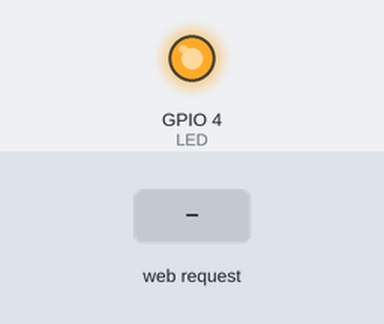
The sketch below on a simulated ESP8266 (NodeMCU). Shown: output pins drawn as LEDs (lit = HIGH). Inputs (shaded band) come from the test bench. WiFi joins after 1.5 s; servers stay silent unless stated; what the sketch prints to the serial monitor is not drawn.

Above: at 2.7 s.
2.8 s: HTTP request GET / received
At 3.6 s:
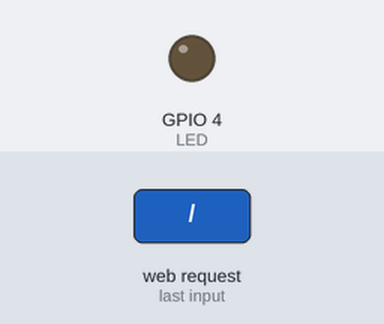
Timing chart, 0 to 5.8 s (numbered marks = the images above; inputs shaded):
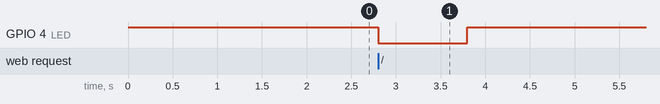

The sketch:

2_Web_LED.ino
```cpp
#include <ESP8266WiFi.h>
#include <ESP8266WebServer.h>
#include <ESP8266mDNS.h>

const char* ssid = "BIBLIOTECH";
const char* password = "smartcafe";

ESP8266WebServer server(80);

const int LED = 4;

void handleRoot() {
  digitalWrite(LED, 0);
  server.send(200, "text/plain", "hello from esp8266!");
  delay(1000);
  digitalWrite(LED, 1);
}

void setup(){
  pinMode(LED, OUTPUT);
  digitalWrite(LED, 1);
  Serial.begin(115200);
  WiFi.mode(WIFI_STA);
  WiFi.begin(ssid, password);
  Serial.println("Trying to connect");

  // Wait for connection
  while (WiFi.status() != WL_CONNECTED) {
    delay(500);
    Serial.print(".");
  }
  Serial.println("");
  Serial.print("Connected to ");
  Serial.println(ssid);
  Serial.print("IP address: ");
  Serial.println(WiFi.localIP());

  if (MDNS.begin("myled")) {
    Serial.println("MDNS responder started");
  }

//  server.on("/", [](){ digitalWrite(LED, 0); server.send(200, "text/plain", "Led turned on!");});

  server.on("/", handleRoot);

  server.begin();
  Serial.println("HTTP server started");
}

void loop(){
  server.handleClient();
}
```

Measured:
- after the input at 2.8 s, GPIO 4 (LED): HIGH → LOW at once, → HIGH 1.0 s later
